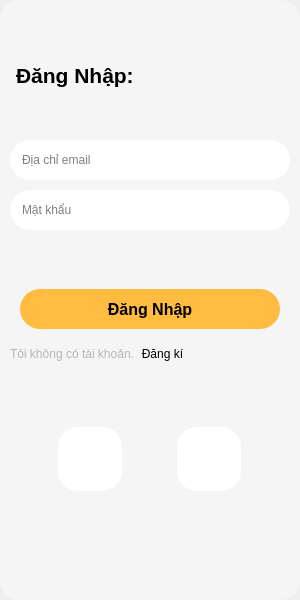
<?xml version="1.0" encoding="UTF-8"?>
<ui version="4.0">
 <class>MainWindow</class>
 <widget class="QMainWindow" name="MainWindow">
  <property name="geometry">
   <rect>
    <x>0</x>
    <y>0</y>
    <width>300</width>
    <height>600</height>
   </rect>
  </property>
  <property name="windowTitle">
   <string>MainWindow</string>
  </property>
  <widget class="QWidget" name="centralwidget">
   <widget class="QWidget" name="widget" native="true">
    <property name="geometry">
     <rect>
      <x>0</x>
      <y>0</y>
      <width>300</width>
      <height>600</height>
     </rect>
    </property>
    <property name="minimumSize">
     <size>
      <width>300</width>
      <height>600</height>
     </size>
    </property>
    <property name="maximumSize">
     <size>
      <width>300</width>
      <height>600</height>
     </size>
    </property>
    <property name="styleSheet">
     <string notr="true">QWidget {
	background-color: #F5F5F5;
	border-radius: 20px;
}</string>
    </property>
    <layout class="QVBoxLayout" name="verticalLayout">
     <property name="spacing">
      <number>0</number>
     </property>
     <property name="leftMargin">
      <number>0</number>
     </property>
     <property name="topMargin">
      <number>0</number>
     </property>
     <property name="rightMargin">
      <number>0</number>
     </property>
     <property name="bottomMargin">
      <number>0</number>
     </property>
     <item>
      <spacer name="verticalSpacer">
       <property name="orientation">
        <enum>Qt::Vertical</enum>
       </property>
       <property name="sizeType">
        <enum>QSizePolicy::Fixed</enum>
       </property>
       <property name="sizeHint" stdset="0">
        <size>
         <width>20</width>
         <height>50</height>
        </size>
       </property>
      </spacer>
     </item>
     <item>
      <widget class="QLabel" name="label">
       <property name="minimumSize">
        <size>
         <width>0</width>
         <height>50</height>
        </size>
       </property>
       <property name="maximumSize">
        <size>
         <width>16777215</width>
         <height>50</height>
        </size>
       </property>
       <property name="font">
        <font>
         <family>Arial</family>
         <pointsize>16</pointsize>
         <bold>true</bold>
        </font>
       </property>
       <property name="styleSheet">
        <string notr="true">QLabel{
	padding: 0px 10px;
}</string>
       </property>
       <property name="text">
        <string>Đăng Nhập:</string>
       </property>
      </widget>
     </item>
     <item>
      <spacer name="verticalSpacer_5">
       <property name="orientation">
        <enum>Qt::Vertical</enum>
       </property>
       <property name="sizeType">
        <enum>QSizePolicy::Fixed</enum>
       </property>
       <property name="sizeHint" stdset="0">
        <size>
         <width>20</width>
         <height>40</height>
        </size>
       </property>
      </spacer>
     </item>
     <item>
      <widget class="QLineEdit" name="lineEdit">
       <property name="minimumSize">
        <size>
         <width>0</width>
         <height>40</height>
        </size>
       </property>
       <property name="maximumSize">
        <size>
         <width>16777215</width>
         <height>40</height>
        </size>
       </property>
       <property name="styleSheet">
        <string notr="true">QLineEdit {
	background-color: rgb(255, 255, 255);
	border-radius: 20px;	
	padding: 0px 10px;
	margin: 0px 10px;
}
</string>
       </property>
       <property name="text">
        <string/>
       </property>
       <property name="placeholderText">
        <string>Địa chỉ email</string>
       </property>
      </widget>
     </item>
     <item>
      <spacer name="verticalSpacer_2">
       <property name="orientation">
        <enum>Qt::Vertical</enum>
       </property>
       <property name="sizeType">
        <enum>QSizePolicy::Fixed</enum>
       </property>
       <property name="sizeHint" stdset="0">
        <size>
         <width>20</width>
         <height>10</height>
        </size>
       </property>
      </spacer>
     </item>
     <item>
      <widget class="QLineEdit" name="lineEdit_2">
       <property name="minimumSize">
        <size>
         <width>0</width>
         <height>40</height>
        </size>
       </property>
       <property name="maximumSize">
        <size>
         <width>16777215</width>
         <height>40</height>
        </size>
       </property>
       <property name="styleSheet">
        <string notr="true">QLineEdit {
	background-color: rgb(255, 255, 255);
	border-radius: 20px;	
	padding: 0px 10px;
	margin: 0px 10px;
}
</string>
       </property>
       <property name="text">
        <string/>
       </property>
       <property name="echoMode">
        <enum>QLineEdit::Password</enum>
       </property>
       <property name="placeholderText">
        <string>Mật khẩu</string>
       </property>
      </widget>
     </item>
     <item>
      <spacer name="verticalSpacer_7">
       <property name="orientation">
        <enum>Qt::Vertical</enum>
       </property>
       <property name="sizeHint" stdset="0">
        <size>
         <width>20</width>
         <height>40</height>
        </size>
       </property>
      </spacer>
     </item>
     <item>
      <widget class="QWidget" name="widget_4" native="true">
       <property name="minimumSize">
        <size>
         <width>0</width>
         <height>50</height>
        </size>
       </property>
       <layout class="QHBoxLayout" name="horizontalLayout_2">
        <property name="spacing">
         <number>0</number>
        </property>
        <property name="leftMargin">
         <number>0</number>
        </property>
        <property name="topMargin">
         <number>0</number>
        </property>
        <property name="rightMargin">
         <number>0</number>
        </property>
        <property name="bottomMargin">
         <number>0</number>
        </property>
        <item>
         <spacer name="horizontalSpacer_3">
          <property name="orientation">
           <enum>Qt::Horizontal</enum>
          </property>
          <property name="sizeType">
           <enum>QSizePolicy::Fixed</enum>
          </property>
          <property name="sizeHint" stdset="0">
           <size>
            <width>20</width>
            <height>20</height>
           </size>
          </property>
         </spacer>
        </item>
        <item>
         <widget class="QPushButton" name="pushButton_2">
          <property name="minimumSize">
           <size>
            <width>0</width>
            <height>40</height>
           </size>
          </property>
          <property name="maximumSize">
           <size>
            <width>16777215</width>
            <height>40</height>
           </size>
          </property>
          <property name="font">
           <font>
            <pointsize>12</pointsize>
            <bold>true</bold>
           </font>
          </property>
          <property name="styleSheet">
           <string notr="true">QPushButton{
	background-color: rgb(255, 188, 65);
	border-radius: 20px;
}
QPushButton:hover{
	background-color: #FFB300;
	color: #FFFFFF;
}
</string>
          </property>
          <property name="text">
           <string>Đăng Nhập</string>
          </property>
         </widget>
        </item>
        <item>
         <spacer name="horizontalSpacer_4">
          <property name="orientation">
           <enum>Qt::Horizontal</enum>
          </property>
          <property name="sizeType">
           <enum>QSizePolicy::Fixed</enum>
          </property>
          <property name="sizeHint" stdset="0">
           <size>
            <width>20</width>
            <height>20</height>
           </size>
          </property>
         </spacer>
        </item>
       </layout>
      </widget>
     </item>
     <item>
      <spacer name="verticalSpacer_3">
       <property name="orientation">
        <enum>Qt::Vertical</enum>
       </property>
       <property name="sizeType">
        <enum>QSizePolicy::Fixed</enum>
       </property>
       <property name="sizeHint" stdset="0">
        <size>
         <width>20</width>
         <height>10</height>
        </size>
       </property>
      </spacer>
     </item>
     <item>
      <widget class="QWidget" name="widget_2" native="true">
       <layout class="QHBoxLayout" name="horizontalLayout">
        <property name="spacing">
         <number>0</number>
        </property>
        <property name="leftMargin">
         <number>0</number>
        </property>
        <property name="topMargin">
         <number>0</number>
        </property>
        <property name="rightMargin">
         <number>0</number>
        </property>
        <property name="bottomMargin">
         <number>0</number>
        </property>
        <item>
         <spacer name="horizontalSpacer_2">
          <property name="orientation">
           <enum>Qt::Horizontal</enum>
          </property>
          <property name="sizeType">
           <enum>QSizePolicy::Fixed</enum>
          </property>
          <property name="sizeHint" stdset="0">
           <size>
            <width>10</width>
            <height>20</height>
           </size>
          </property>
         </spacer>
        </item>
        <item>
         <widget class="QLabel" name="label_2">
          <property name="styleSheet">
           <string notr="true">color: rgb(182, 182, 182);</string>
          </property>
          <property name="text">
           <string>Tôi không có tài khoản.  </string>
          </property>
         </widget>
        </item>
        <item>
         <widget class="QPushButton" name="pushButton_3">
          <property name="styleSheet">
           <string notr="true">background:transparent;</string>
          </property>
          <property name="text">
           <string>Đăng kí</string>
          </property>
         </widget>
        </item>
        <item>
         <spacer name="horizontalSpacer">
          <property name="orientation">
           <enum>Qt::Horizontal</enum>
          </property>
          <property name="sizeHint" stdset="0">
           <size>
            <width>40</width>
            <height>20</height>
           </size>
          </property>
         </spacer>
        </item>
       </layout>
      </widget>
     </item>
     <item>
      <spacer name="verticalSpacer_6">
       <property name="orientation">
        <enum>Qt::Vertical</enum>
       </property>
       <property name="sizeHint" stdset="0">
        <size>
         <width>20</width>
         <height>40</height>
        </size>
       </property>
      </spacer>
     </item>
     <item>
      <widget class="QWidget" name="widget_3" native="true">
       <layout class="QHBoxLayout" name="horizontalLayout_4">
        <item>
         <widget class="QPushButton" name="pushButton_5">
          <property name="minimumSize">
           <size>
            <width>64</width>
            <height>64</height>
           </size>
          </property>
          <property name="maximumSize">
           <size>
            <width>64</width>
            <height>64</height>
           </size>
          </property>
          <property name="styleSheet">
           <string notr="true">QPushButton{
	background:transparent;
	background-color: white;
}
QPushButton:hover{
	background-color: gray;
}</string>
          </property>
          <property name="text">
           <string/>
          </property>
          <property name="icon">
           <iconset>
            <normaloff>../resources/images/google-icon.png</normaloff>../resources/images/google-icon.png</iconset>
          </property>
          <property name="iconSize">
           <size>
            <width>64</width>
            <height>64</height>
           </size>
          </property>
         </widget>
        </item>
        <item>
         <widget class="QPushButton" name="pushButton_4">
          <property name="minimumSize">
           <size>
            <width>64</width>
            <height>64</height>
           </size>
          </property>
          <property name="maximumSize">
           <size>
            <width>64</width>
            <height>64</height>
           </size>
          </property>
          <property name="styleSheet">
           <string notr="true">QPushButton{
	background:transparent;
	background-color: white;
}
QPushButton:hover{
	background-color: gray;
}</string>
          </property>
          <property name="text">
           <string/>
          </property>
          <property name="icon">
           <iconset>
            <normaloff>../resources/images/facebook-icon.png</normaloff>../resources/images/facebook-icon.png</iconset>
          </property>
          <property name="iconSize">
           <size>
            <width>60</width>
            <height>60</height>
           </size>
          </property>
         </widget>
        </item>
       </layout>
      </widget>
     </item>
     <item>
      <spacer name="verticalSpacer_4">
       <property name="orientation">
        <enum>Qt::Vertical</enum>
       </property>
       <property name="sizeType">
        <enum>QSizePolicy::Fixed</enum>
       </property>
       <property name="sizeHint" stdset="0">
        <size>
         <width>20</width>
         <height>100</height>
        </size>
       </property>
      </spacer>
     </item>
    </layout>
   </widget>
  </widget>
 </widget>
 <resources/>
 <connections/>
</ui>
